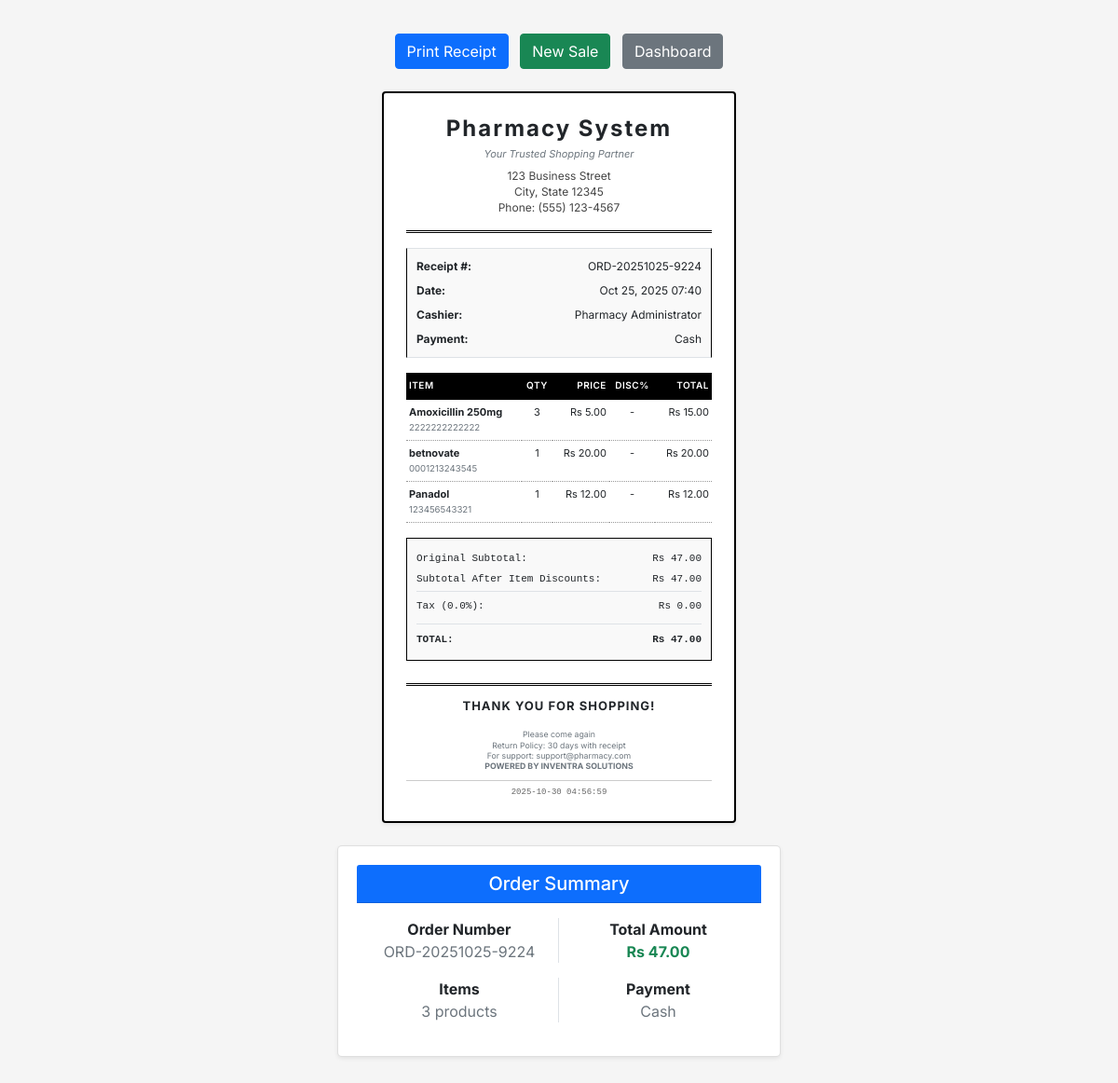
/pages/receipt.php?order_id=38 (signed in), run on the app's committed database.
### tables this page shows
CREATE TABLE `orders` (
  `id` int(11) NOT NULL,
  `order_number` varchar(20) NOT NULL,
  `cashier_id` int(11) NOT NULL,
  `subtotal` decimal(10,2) NOT NULL,
  `discount_amount` decimal(10,2) DEFAULT 0.00,
  `item_discount` decimal(10,2) NOT NULL DEFAULT 0.00,
  `tax_amount` decimal(10,2) DEFAULT 0.00,
  `total_amount` decimal(10,2) NOT NULL,
  `payment_method` enum('cash','card','other') DEFAULT 'cash',
  `order_type` enum('takeaway','delivery') DEFAULT 'takeaway',
  `delivery_charge` decimal(10,2) DEFAULT NULL,
  `status` varchar(20) DEFAULT 'completed',
  `refund_amount` decimal(10,2) DEFAULT 0.00,
  `order_date` timestamp NOT NULL DEFAULT current_timestamp()
);

CREATE TABLE `users` (
  `id` int(11) NOT NULL,
  `username` varchar(50) NOT NULL,
  `email` varchar(100) DEFAULT NULL,
  `password` varchar(255) NOT NULL,
  `role` enum('admin','cashier') DEFAULT 'cashier',
  `full_name` varchar(100) NOT NULL,
  `created_at` timestamp NOT NULL DEFAULT current_timestamp(),
  `updated_at` timestamp NOT NULL DEFAULT current_timestamp() ON UPDATE current_timestamp(),
  `is_active` tinyint(1) DEFAULT 1
);

CREATE TABLE `order_items` (
  `id` int(11) NOT NULL,
  `order_id` int(11) NOT NULL,
  `product_id` int(11) NOT NULL,
  `quantity` int(11) NOT NULL,
  `quantity_returned` int(11) NOT NULL DEFAULT 0,
  `unit_price` decimal(10,2) NOT NULL,
  `item_discount` decimal(5,2) DEFAULT 0.00,
  `total_price` decimal(10,2) NOT NULL,
  `profit` decimal(10,2) DEFAULT 0.00
);

CREATE TABLE `products` (
  `id` int(11) NOT NULL,
  `name` varchar(200) NOT NULL,
  `barcode` varchar(100) DEFAULT NULL,
  `category_id` int(11) DEFAULT NULL,
  `price` decimal(10,2) NOT NULL,
  `cost` decimal(10,2) NOT NULL,
  `stock_quantity` int(11) DEFAULT 0,
  `min_stock_level` int(11) DEFAULT 5,
  `expiry_date` date NOT NULL,
  `manufacturing_date` date DEFAULT NULL,
  `manufacturer` varchar(255) NOT NULL,
  `description` text DEFAULT NULL,
  `created_at` timestamp NOT NULL DEFAULT current_timestamp(),
  `updated_at` timestamp NOT NULL DEFAULT current_timestamp() ON UPDATE current_timestamp(),
  `is_active` tinyint(1) NOT NULL DEFAULT 1,
  `is_deleted` tinyint(1) DEFAULT 0,
  `deleted_at` timestamp NULL DEFAULT NULL,
  `deleted_by` int(11) DEFAULT NULL
);

CREATE TABLE `settings` (
  `id` int(11) NOT NULL,
  `setting_key` varchar(50) NOT NULL,
  `setting_value` varchar(255) NOT NULL
);

### config/database.php (called while the page is built, shortened)
<?php
function getConnection() {
    $connection = new mysqli(DB_HOST, DB_USER, DB_PASS, DB_NAME);
    $connection->set_charset("utf8");
    return $connection;
}
function executeQuery($query, $types = '', $params = []) {
    $conn = getConnection();
    $stmt = $conn->prepare($query);
    if (!empty($params)) {
        $stmt->bind_param($types, ...$params);
    }
    $stmt->execute();
    $result = $stmt->get_result();
    if ($result) {
        $data = $result->fetch_all(MYSQLI_ASSOC);
        return $data;
    }
    return false;
}
?>

### includes/functions.php (called while the page is built, shortened)
<?php
function formatCurrency($amount) {
    return 'Rs ' . number_format($amount, 2);
}
function formatDate($date, $format = 'M d, Y H:i') {
    return date($format, strtotime($date));
}
function sanitizeInput($data) {
    return htmlspecialchars(trim($data), ENT_QUOTES, 'UTF-8');
}
function getSetting(string $key, $default = null) {
    $conn = getConnection();
    $query = "SELECT setting_value FROM settings WHERE setting_key = ?";
    $stmt = $conn->prepare($query);
    $stmt->bind_param("s", $key);
    $stmt->execute();
    $result = $stmt->get_result()->fetch_assoc();
    return $result ? $result['setting_value'] : $default;
}
?>

### pages/receipt.php (the view, shortened to what this page needs)
<?php
    require_once '../config/database.php';
    require_once '../includes/functions.php';
    $orderId = isset($_GET['order_id']) ? (int)$_GET['order_id'] : 0;
    $orderQuery = "SELECT o.*, u.full_name as cashier_name
                FROM orders o
                JOIN users u ON o.cashier_id = u.id
                WHERE o.id = ?";
    $orderResult = executeQuery($orderQuery, 'i', [$orderId]);
    $order = $orderResult[0];
    $itemsQuery = "SELECT oi.*, p.name as product_name, p.barcode
                FROM order_items oi
                JOIN products p ON oi.product_id = p.id
                WHERE oi.order_id = ?";
    $items = executeQuery($itemsQuery, 'i', [$orderId]);
    $originalSubtotal = 0;
    $subtotalAfterItemDiscounts = 0;
    foreach ($items as &$item) {
        $lineTotal = $item['unit_price'] * $item['quantity'];
        $originalSubtotal += $lineTotal;
        $itemDiscountPercent = isset($item['item_discount']) ? $item['item_discount'] : 0;
        $item['item_discount_amount'] = $lineTotal * ($itemDiscountPercent / 100);
        $item['line_total_after_discount'] = $lineTotal - $item['item_discount_amount'];
        $subtotalAfterItemDiscounts += $item['line_total_after_discount'];
    }
    $taxRate = getSetting('tax_rate', 0.10) * 100;
    $calculatedDiscountAmount = $subtotalAfterItemDiscounts * (getSetting('discount_rate', 0));
    $afterCartDiscount = $subtotalAfterItemDiscounts - $calculatedDiscountAmount;
    $calculatedTaxAmount = $afterCartDiscount * getSetting('tax_rate', 0.10);
    $calculatedGrandTotal = $afterCartDiscount + $calculatedTaxAmount;
    ?>
    <!DOCTYPE html>
    <html lang="en">
    <head>
        <link href="https://cdn.jsdelivr.net/npm/bootstrap@5.1.3/dist/css/bootstrap.min.css" rel="stylesheet">
    </head>
    <body>
       <div class="container-fluid py-3">
    <div class="no-print">
        <div class="text-center mb-4">
            <button onclick="window.print()" class="btn btn-primary me-2">
                <i class="fas fa-print"></i> Print Receipt
            </button>
            <a href="pos.php" class="btn btn-success me-2">
                <i class="fas fa-plus"></i> New Sale
            </a>
            <a href="dashboard.php" class="btn btn-secondary">
                <i class="fas fa-home"></i> Dashboard
            </a>
        </div>
    </div>
    <div class="receipt shadow-sm p-4 rounded" style="max-width: 480px; margin: auto; background: #fff;">
        <div class="receipt-header text-center mb-3">
            <h2 class="fw-bold mb-1">Pharmacy System</h2>
            <div class="tagline text-muted mb-2">Your Trusted Shopping Partner</div>
            <div class="address small">
                123 Business Street<br>
                City, State 12345<br>
                Phone: (555) 123-4567
            </div>
        </div>
        <div class="receipt-info my-3 border-top border-bottom py-2">
            <div class="receipt-info-row"><strong>Receipt #:</strong> <?php echo $order['order_number']; ?></div>
            <div class="receipt-info-row"><strong>Date:</strong> <?php echo formatDate($order['order_date'], 'M d, Y H:i'); ?></div>
            <div class="receipt-info-row"><strong>Cashier:</strong> <?php echo sanitizeInput($order['cashier_name']); ?></div>
            <div class="receipt-info-row"><strong>Payment:</strong> <?php echo ucfirst($order['payment_method']); ?></div>
        </div>
        <table class="table table-sm receipt-table mb-3">
            <thead class="table-light">
                <tr>
                    <th>Item</th>
                    <th class="text-center">Qty</th>
                    <th class="text-end">Price</th>
                    <th class="text-center">Disc%</th>
                    <th class="text-end">Total</th>
                </tr>
            </thead>
            <tbody>
                <?php foreach ($items as $item): ?>
                    <tr>
                        <td>
                            <div class="fw-bold"><?php echo sanitizeInput($item['product_name']); ?></div>
                            <small class="text-muted"><?php echo sanitizeInput($item['barcode']); ?></small>
                        </td>
                        <td class="text-center"><?php echo $item['quantity']; ?></td>
                        <td class="text-end">Rs <?php echo number_format($item['unit_price'], 2); ?></td>
                        <td class="text-center">
                            <?php echo ($item['item_discount'] > 0) ? number_format($item['item_discount'], 1).'%' : '-'; ?>
                        </td>
                        <td class="text-end">
                            <?php if ($item['item_discount'] > 0): ?>
                                <small class="text-muted text-decoration-line-through d-block">
                                    Rs <?php echo number_format($item['unit_price'] * $item['quantity'], 2); ?>
                                </small>
                                <span class="text-success fw-bold">Rs <?php echo number_format($item['line_total_after_discount'], 2); ?></span>
                            <?php else: ?>
                                Rs <?php echo number_format($item['total_price'], 2); ?>
                            <?php endif; ?>
                        </td>
                    </tr>
                <?php endforeach; ?>
            </tbody>
        </table>
        <div class="receipt-totals mt-3">
        <div class="total-row d-flex justify-content-between">
            <span>Original Subtotal:</span>
            <span>Rs <?php echo number_format($originalSubtotal, 2); ?></span>
        </div>
        <div class="total-row d-flex justify-content-between fw-semibold border-bottom pb-1">
            <span>Subtotal After Item Discounts:</span>
            <span>Rs <?php echo number_format($subtotalAfterItemDiscounts, 2); ?></span>
        </div>
        <div class="total-row d-flex justify-content-between mt-1">
            <span>Tax (<?php echo number_format($taxRate, 1); ?>%):</span>
            <span>Rs <?php echo number_format($calculatedTaxAmount, 2); ?></span>
        </div>
        <div class="total-row d-flex justify-content-between fw-bold border-top mt-2 pt-2">
            <span>TOTAL:</span>
            <span>Rs <?php echo number_format($calculatedGrandTotal, 2); ?></span>
        </div>
    </div>
        <div class="receipt-footer text-center mt-4">
            <div class="thank-you fw-bold mb-2">Thank You for Shopping!</div>
            <div class="footer-text small mt-3 text-muted">
                Please come again<br>
                Return Policy: 30 days with receipt<br>
                For support: support@pharmacy.com<br>
                <b>POWERED BY INVENTRA SOLUTIONS</b>
            </div>
            <div class="timestamp small mt-2"><?php echo date('Y-m-d H:i:s'); ?></div>
        </div>
    </div>
    <div class="no-print mt-4">
        <div class="row justify-content-center">
            <div class="col-md-6 col-lg-5">
                <div class="card order-summary shadow-sm">
                    <div class="card-header bg-primary text-white text-center">
                        <h5 class="mb-0">Order Summary</h5>
                    </div>
                    <div class="card-body text-center">
                        <div class="row mb-3">
                            <div class="col-6 border-end">
                                <strong>Order Number</strong><br>
                                <span class="text-muted"><?php echo $order['order_number']; ?></span>
                            </div>
                            <div class="col-6">
                                <strong>Total Amount</strong><br>
                                <span class="text-success fw-bold"><?php echo formatCurrency($calculatedGrandTotal); ?></span>
                            </div>
                        </div>
                        <div class="row">
                            <div class="col-6 border-end">
                                <strong>Items</strong><br>
                                <span class="text-muted"><?php echo count($items); ?> products</span>
                            </div>
                            <div class="col-6">
                                <strong>Payment</strong><br>
                                <span class="text-muted"><?php echo ucfirst($order['payment_method']); ?></span>
                            </div>
                        </div>
                    </div>
                </div>
            </div>
        </div>
    </div>
</div>
    </body>
</html>

### pages/receipt.php (style rules this page uses)
body { font-family: 'Inter', Arial, sans-serif; background-color: #f5f5f5; }
.receipt { width: 380px; margin: 0 auto; padding: 25px; border: 2px solid #000; background: white; box-shadow: 0 4px 12px rgba(0,0,0,0.15); }
.receipt-header { text-align: center; border-bottom: 3px double #000; padding-bottom: 15px; margin-bottom: 20px; }
.receipt-header h2 { margin: 0 0 8px 0; font-size: 24px; font-weight: 700; letter-spacing: 2px; }
.receipt-header .tagline { font-size: 11px; font-style: italic; margin-bottom: 8px; color: #333; }
.receipt-header .address { font-size: 12px; line-height: 1.4; color: #444; }
.receipt-info { margin-bottom: 20px; font-size: 12px; border: 1px solid #000; padding: 10px; background: #f9f9f9; }
.receipt-info-row { display: flex; justify-content: space-between; margin-bottom: 4px; padding: 2px 0; }
.receipt-info-row:last-child { margin-bottom: 0; }
.receipt-table { width: 100%; border-collapse: collapse; margin-bottom: 15px; font-size: 11px; }
.receipt-table th { padding: 6px 3px; text-align: left; border-bottom: 2px solid #000; font-weight: 600; background: #000; color: white; font-size: 10px; text-transform: uppercase; letter-spacing: 0.5px; }
.receipt-table td { padding: 5px 3px; border-bottom: 1px dotted #999; vertical-align: top; }
.receipt-totals { border-top: 3px double #000; padding-top: 10px; font-size: 12px; background: #f9f9f9; padding: 10px; border: 1px solid #000; margin-bottom: 15px; }
.total-row { display: flex; justify-content: space-between; padding: 3px 0; font-family: 'Courier New', monospace; font-size: 11px; }
.receipt-footer { text-align: center; margin-top: 15px; font-size: 10px; border-top: 3px double #000; padding-top: 12px; }
.thank-you { font-size: 13px; font-weight: 600; margin-bottom: 6px; text-transform: uppercase; letter-spacing: 1px; }
.footer-text { line-height: 1.3; color: #333; margin-bottom: 8px; }
.timestamp { font-family: 'Courier New', monospace; font-size: 9px; color: #666; border-top: 1px solid #ccc; padding-top: 6px; margin-top: 8px; }
.no-print { text-align: center; margin: 20px 0; }
.order-summary { background: white; padding: 20px; border-radius: 5px; box-shadow: 0 2px 4px rgba(0,0,0,0.1); }

### data on the page
orders: order_number "ORD-20251025-9224", order_date "Oct 25, 2025 07:40", cashier.full_name "Pharmacy Administrator", payment_method "Cash"
order_items: product.name "Amoxicillin 250mg", product.barcode "2222222222222", quantity "3", unit_price "5.00", total_price "15.00"
order_items: product.name "betnovate", product.barcode "0001213243545", quantity "1", unit_price "20.00", total_price "20.00"
order_items: product.name "Panadol", product.barcode "123456543321", quantity "1", unit_price "12.00", total_price "12.00"
settings: setting_value "0.0"

### other printed values
$originalSubtotal "47.00"
$subtotalAfterItemDiscounts "47.00"
$calculatedTaxAmount "0.00"
$calculatedGrandTotal "47.00"
formatCurrency($calculatedGrandTotal) "Rs 47.00"
count($items) "3"
